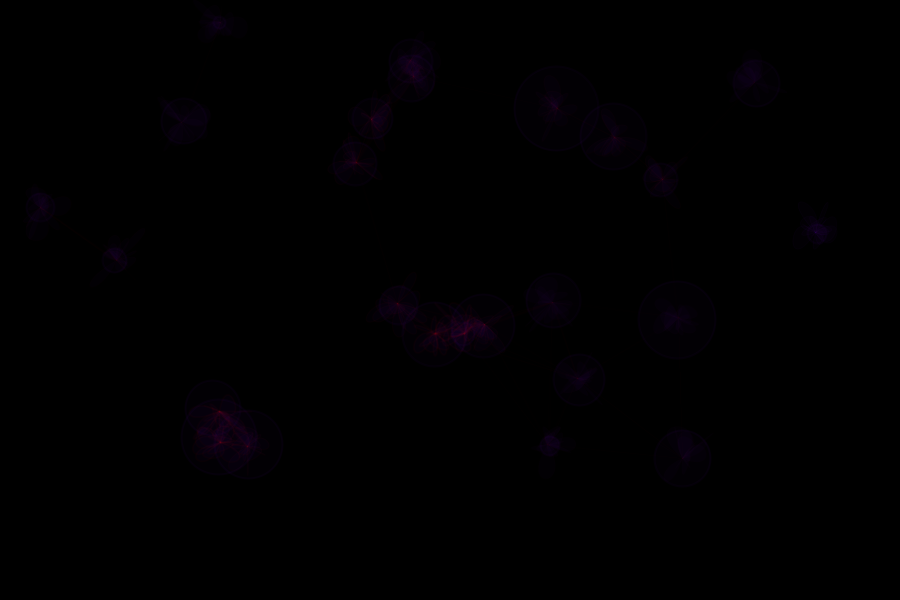
Frame 1 (no input)
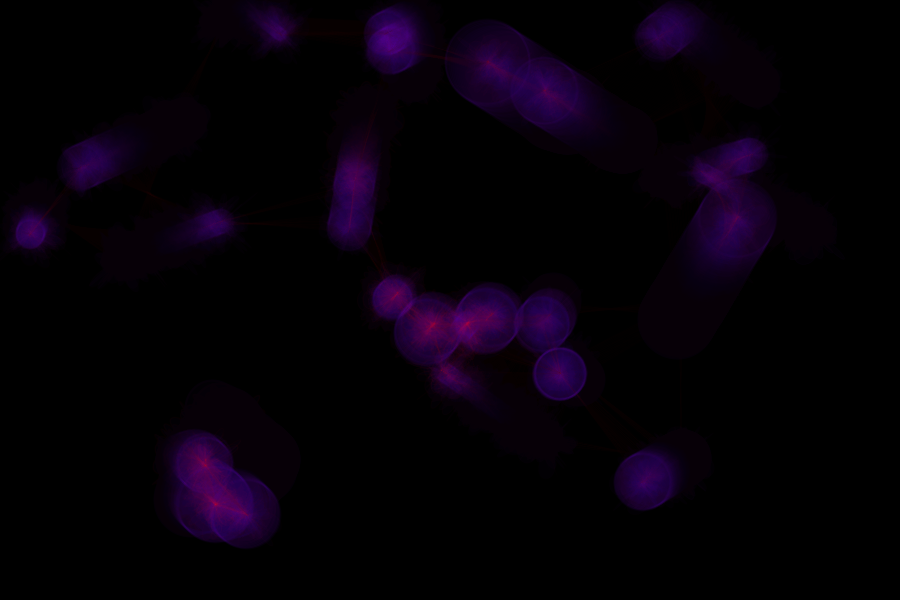
Frame 60 (the mouse pressed at the canvas centre just before this capture)
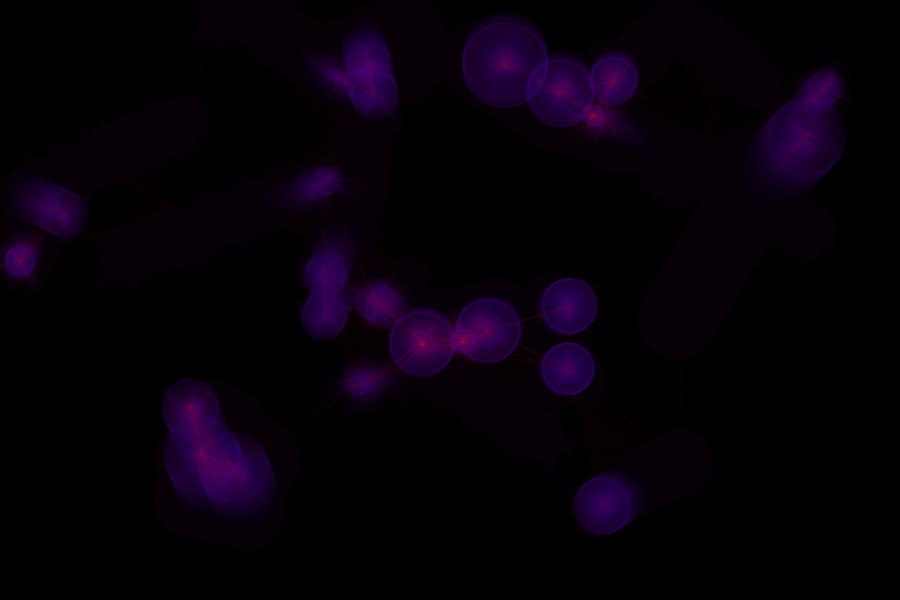
Frame 120 (the mouse held since frame 60 and released just before this capture)

The Processing sketch that drew these frames (run headless with seeded random() and noise(); from frame 60 on, the mouse is pressed at the canvas centre):

// Processing sketch: processing_73774
// ── processing_73774.pde

//  R.A. Robertson 2012.06 Core code derived from "collision test" www.kaubonschen.com
//  credit to Kim Asendorf http://openprocessing.org/visuals/?visualID=3520

Ball[] myBall;
int ballAmount = 25;
int distance = 100;
float distBalls, lineWeight, speed;
boolean toggleLoop = true;
boolean adhere = false;
boolean showCursor;
int clockStart, clockEnd, timeLapse;
float deviance, cpX, cpY;  // For bezier connector lines.

void setup() {
//  frame.setTitle("River of Souls");
//  frame.setResizable(true);
  size(900, 600);
//  float vertical = 640, aspect = 16.0 / 9.0;
//  size(int(vertical * aspect), int(vertical));
//  size(screen.width, screen.height);
  frameRate(16);
  background(0);
  smooth();

  //class setup
  myBall = new Ball[ballAmount];
  for (int i = 0; i < ballAmount; i++) {
    myBall[i] = new Ball();
    myBall[i].setup();
  }
}

void draw() {
  noStroke();
  fill(0, 18);
  rect(0, 0, width, height);
  if (!showCursor) { noCursor(); }
  else { cursor(); showCursor = false; }
  
  for (int i = 0; i < ballAmount; i++) {
    stroke(100, 10, 200, 10);
    strokeWeight(2);
    fill(100, 10, 200, 5);
    myBall[i].drawBall();
    myBall[i].step();
    myBall[i].separate();  // Physics collision and separation.
//    deviance = random(-30, 30);  // for bezier connectors.
          
    for (int j = 0; j < ballAmount; j++) {
      if (i != j) {
        distBalls = dist(myBall[i].x, myBall[i].y, myBall[j].x, myBall[j].y);
        
        // Draw connector lines.
        if (distBalls <= distance + 50) {
          lineWeight = 50/distBalls;
          stroke(lineWeight*200, lineWeight, lineWeight, 6);
          line(myBall[i].x, myBall[i].y, myBall[j].x, myBall[j].y);  // Simple lines.

//          cpX = (lerp(myBall[i].x, myBall[j].x, random(.5, 1)));  // Bezier block...
//          cpY = (lerp(myBall[i].y, myBall[j].y, random(.5, 1)));  // (cool, but costly).
//          bezier(myBall[i].x, myBall[i].y,
//                 cpX + deviance, cpY + deviance,
//                 cpX + deviance, cpY + deviance,
//                 myBall[j].x, myBall[j].y);
                 
//          stroke(lineWeight*200, lineWeight, lineWeight, 6);
        }

        //  Adhesion.
        if (distBalls <= myBall[i].d/2 + myBall[j].d/2) {
          
          // Adhesion & timer setup.
          adhere = true;  // (Connect this w/separate() conditional.)
          if (clockStart == 0) {
            clockStart = millis();
          }

          //  Adhesion: average directions.
          myBall[j].incX = (myBall[j].incX + myBall[i].incX) / 2;
          myBall[j].incY= (myBall[j].incY + myBall[i].incY) / 2;
          myBall[i].incX = (myBall[j].incX + myBall[i].incX) / 2;
          myBall[i].incY= (myBall[j].incY + myBall[i].incY) / 2;
          
          // Adhesion: duration timer and disengagement directives.
          timeLapse = millis() - clockStart;
          clockEnd = int(random(50, 20000));
          if (timeLapse >= clockEnd) {
            clockStart = 0;
            adhere = false;
            myBall[i].setInc();
            myBall[j].setInc();
          }
        }
        strokeWeight(lineWeight);
      }
    }
    
    //  Inner glow.
    for (int k = 0; k < 14; k++) {
      bezier(myBall[i].x, myBall[i].y, 
      myBall[i].x + random(-50, 50), myBall[i].y + random(-50, 50), 
      myBall[i].x + random(-50, 50), myBall[i].y + random(-50, 50), 
      myBall[i].x, myBall[i].y);
    }
  }
//  println(frameRate);
}


/* ========= Class ========== */

class Ball {
  float x, y, incX, incY;
  float speed = 2;
  int d = int(random(10, 100));
  void setup() {
    x = random(d, width - 2 * d);
    y = random(d, height - 2 * d);
    setInc();
  }

  // Speed
  void setInc() {
    incX = random(-speed, speed);
    incY = random(-speed, speed);
  }

  // Object
  void drawBall() {
    ellipse(x, y, d, d);
  }

  // Boundaries, with some allowance for resizable frame.
  void step() {
    if (x >= width - d/2) {
      x = width - d/2;
      incX = -incX;
    }      
    if (x <= 0 + d/2) {
      incX = -incX;
    }
    if (y >= height - d/2) {
      y = height - d/2;
      incY = -incY;
    }
    if (y <= 0 + d/2) {
      incY = -incY;
    }
    x += incX;
    y += incY;
    incX = constrain(incX, -speed, speed);  // This is needed in case Balls initialize inside
    incY = constrain(incY, -speed, speed);  // minDist (below). Otherwise they exceed speed.
  }

  // Collision physics a la "Bouncy Bubbles"
  // http://processing.org/learning/topics/bouncybubbles.html
  float dx, dy, distance, minDist, angle, targetX, targetY, ax, ay;
  int ballRadius = d/2;
  void separate() {
    for (int i = 0; i < ballAmount; i++) {
      dx = myBall[i].x - x;
      dy = myBall[i].y - y;
      distance = sqrt(dx*dx + dy*dy);
      minDist = myBall[i].ballRadius + ballRadius;
      if (distance < minDist && adhere == false) {
        angle = atan2(dy, dx);
        targetX = x + cos(angle) * minDist;
        targetY = y + sin(angle) * minDist;
        ax = (targetX - myBall[i].x);
        ay = (targetY - myBall[i].y);
        incX -= ax;
        incY -= ay;
        myBall[i].incX += ax;
        myBall[i].incY += ay;
      }
    }
  }
}

/* =========== UI ============= */

void mousePressed() {
  if (mouseButton == LEFT) {
    if (toggleLoop) { 
      noLoop();
      cursor();
      toggleLoop = false;
    }
    else { 
      loop(); 
      toggleLoop = true;
    }
  }
  if (mouseButton == RIGHT) {
    setup();
  }
}

void mouseMoved() {
  showCursor = true;
}
